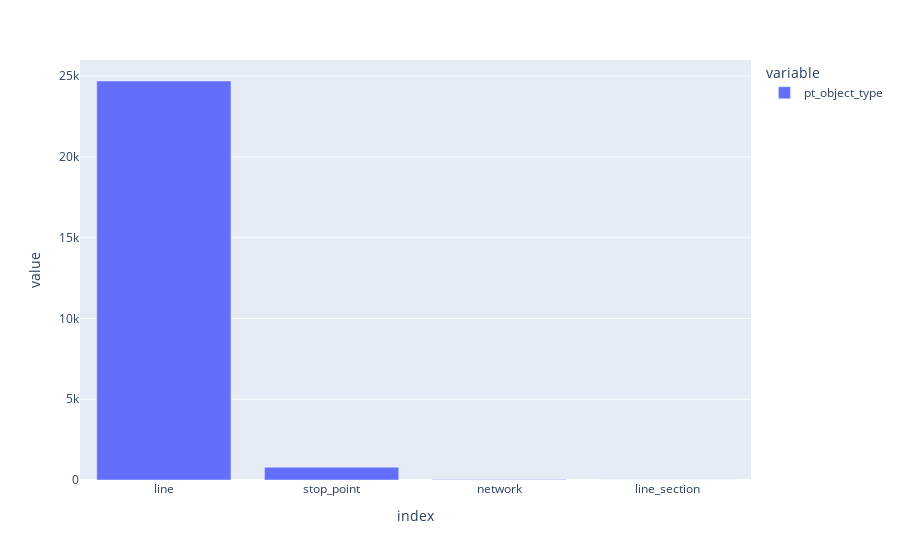

Notebook code cell kept with this figure:
### Code cell
px.bar(chaos_shortime.pt_object_type.value_counts())

### Figure 1 — Plotly figure (JSON) as saved in the notebook; plotly's stock layout.template omitted (floating-point values rounded to 4 significant figures)
{"data": [{"alignmentgroup": "True", "hovertemplate": "variable=pt_object_type<br>index=%{x}<br>value=%{y}<extra></extra>", "legendgroup": "pt_object_type", "marker": {"color": "#636efa", "pattern": {"shape": ""}}, "name": "pt_object_type", "offsetgroup": "pt_object_type", "orientation": "v", "showlegend": true, "textposition": "auto", "x": ["line", "stop_point", "network", "line_section"], "xaxis": "x", "y": [24700, 788, 30, 4], "yaxis": "y", "type": "bar"}], "layout": {"xaxis": {"anchor": "y", "domain": [0.0, 1.0], "title": {"text": "index"}}, "yaxis": {"anchor": "x", "domain": [0.0, 1.0], "title": {"text": "value"}}, "legend": {"title": {"text": "variable"}, "tracegroupgap": 0}, "margin": {"t": 60}, "barmode": "relative"}}
